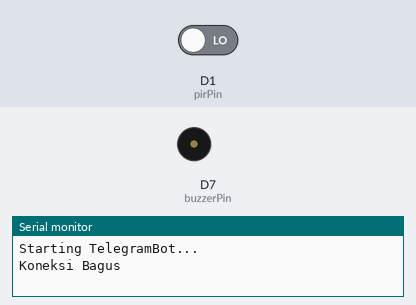
The sketch below on a simulated ESP8266 (NodeMCU). Shown: buzzer (waves = sounding, pin HIGH), the last lines printed to the serial monitor. Inputs (shaded band) come from the test bench; at power-on: D1 (pirPin) LOW.

Above: at 2.7 s.
2.8 s: D1 (pirPin) driven HIGH
At 4.0 s:
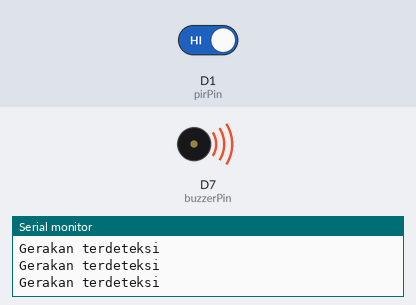
4.3 s: D1 (pirPin) driven LOW
At 5.4 s:
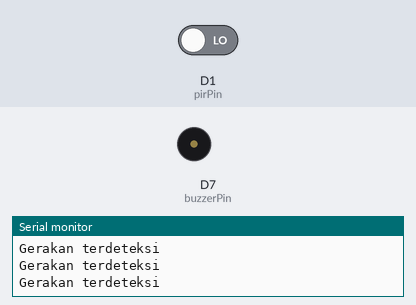
Timing chart, 0 to 7.3 s (numbered marks = the images above; inputs shaded):
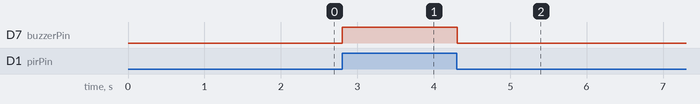

Measured:
- after the input at 2.8 s, D7 (buzzerPin): LOW → HIGH at once
- after the input at 4.3 s, D7 (buzzerPin): HIGH → LOW at once

The sketch:

sketch_POSTTEST2.ino
```cpp
/*
    Program Alarm PIR dengan Telegram
    dibuat oleh Indobot
*/
#include "CTBot.h"  //Pendeklarasian Library
CTBot myBot;

String ssid = "Universitas Mulawarman";    //nama ssid wifi kalian
String pass = "";  //password wifi kalian
String token = "6115141412:AAFNjoX6lor_O8cd_FwNQ9GwOKQvDdcVLRc";    //token bot baru kalian
const int id = 1013940006;      //id telegram kalian

#define buzzerPin D7  // Pemilihan Pin dan pendeklarasian variabel
#define pirPin D1
int pirValue;

void setup(){  //Pengaturan Pin dan Variabel
  Serial.begin(9600);
  Serial.println("Starting TelegramBot...");
  myBot.wifiConnect(ssid, pass);
  myBot.setTelegramToken(token);
  if (myBot.testConnection()) {
    Serial.println("Koneksi Bagus");
  } else {
    Serial.println("Koneksi Jelek");
  }
  pinMode(buzzerPin, OUTPUT);
  pinMode(pirPin, INPUT);
  digitalWrite(buzzerPin, LOW);
}

void loop(){ //Perulangan Program
  pirValue = digitalRead(pirPin);
  digitalWrite(buzzerPin, pirValue);
  if (pirValue == HIGH)  //Apabila Terdeteksi Gerakan
  {
    Serial.println("Gerakan terdeteksi");
    myBot.sendMessage(id, "Gerakan terdeteksi");
  }
  delay(100);
}
```
